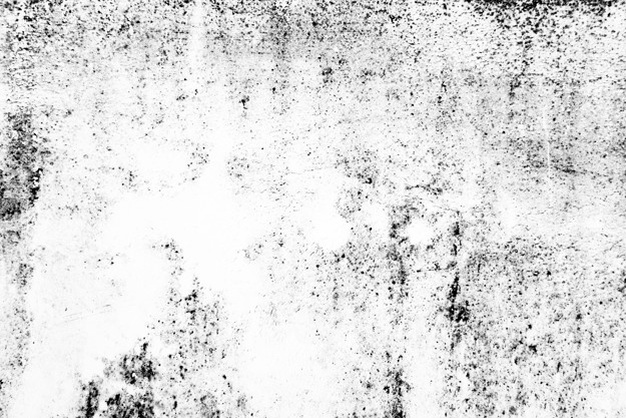
#> input picture filtri/Foto/struttura.jpg, 626 x 418 px
$ python unasopralaltra.py
#> lines starting #> are read from the running program, lines starting #| are printed output that depends on the picture
import cv2
import numpy as np

img1 = cv2.imread('Foto/struttura.jpg')
#> img1 is the input picture: shape (418, 626, 3); min 0, max 255, mean 223.3

img2 = cv2.imread('Foto/cesso.jpg')
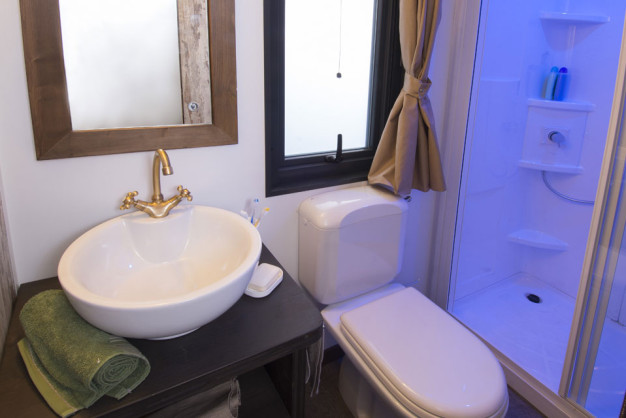
#> input picture filtri/Foto/cesso.jpg, 626 x 418 px
#> img2 is the input picture: shape (418, 626, 3); mean B, G, R 158.7, 131.2, 138

image = cv2.addWeighted(img1, 0.5, img2, 0.5, 0)
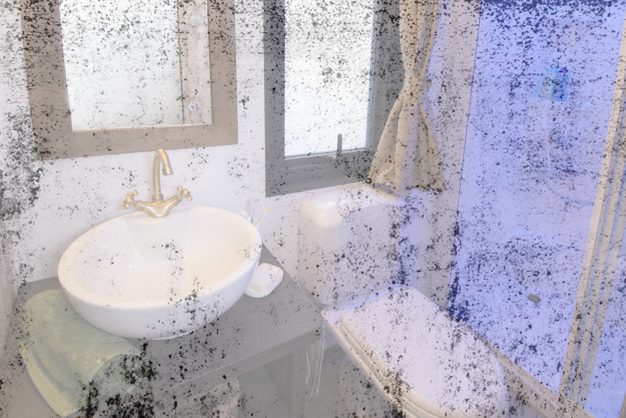
#> image: shape (418, 626, 3); mean B, G, R 191, 177.2, 180.6
cv2.imshow('imma', image)
cv2.waitKey(0)
